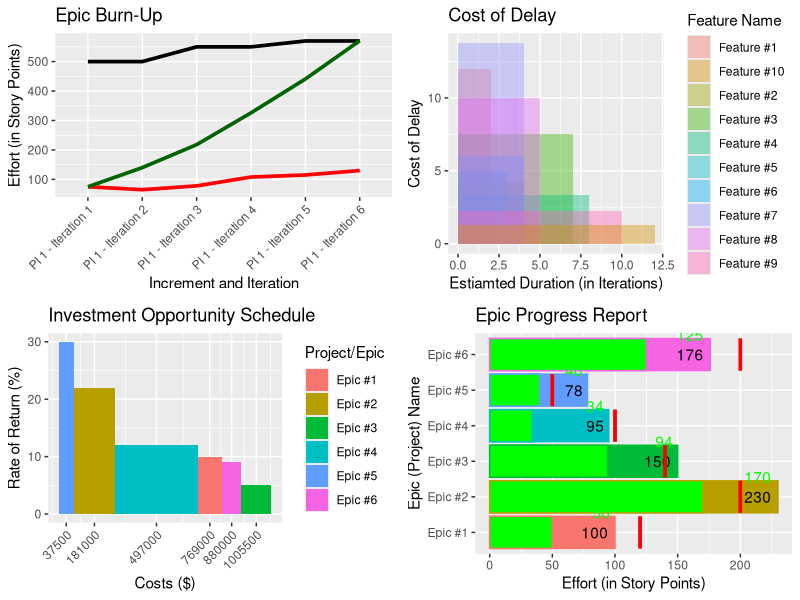

Generate this figure with R:
#Functions to produce visuals aiding in Portfolio Project Selection and Justification
install.packages("ggplot2")
install.packages("gridExtra")
library(ggplot2)
library(gridExtra)

#Epic Burn-Up Chart Visual
generateEpicBurnUp <- function(iterationName, initialEstimate, actualStoryPoints, cumulativeStoryPoints) {

    df <- data.frame(iterationName, initialEstimate, actualStoryPoints, cumulativeStoryPoints)

    ggplot(df, aes(x = iterationName, y = initialEstimate, group = 1)) +
      geom_line(aes(y = initialEstimate), lwd = 1.25) +
      ggtitle("Epic Burn-Up") +
      xlab("Increment and Iteration") +
      ylab("Effort (in Story Points)") +
      geom_line(aes(y = actualStoryPoints), col = "red", lwd = 1.25) +
      geom_line(aes(y = cumulativeStoryPoints), col = "darkgreen", lwd = 1.25) +
      theme(axis.text.x = element_text(angle = 45, hjust = 1))
}

#Epic Burn-Up Chart Visual Example
iterationName <- c("PI 1 - Iteration 1", "PI 1 - Iteration 2", "PI 1 - Iteration 3", "PI 1 - Iteration 4", "PI 1 - Iteration 5", "PI 1 - Iteration 6")
initialEstimate <- c(500, 500, 550, 550, 570, 570)
actualStoryPoints <- c(75, 65, 78, 108, 115, 130)
cumulativeStoryPoints <- cumsum(actualStoryPoints)
plot1 <- generateEpicBurnUp(iterationName, initialEstimate, actualStoryPoints, cumulativeStoryPoints)

#Weight Shortest Job First (WSJF) Visual
generateWsjf <- function(featureName, duration, cod) {

    weight <- cod / duration
    df <- data.frame(featureName, duration, cod, weight)
    df$loc <- df$duration / 2

    ggplot(df, aes(x = loc, y = cod, width = duration)) +
      geom_bar(aes(fill = featureName), stat = "identity", position = "identity", alpha = .4) +
      ggtitle("Cost of Delay") +
      guides(fill = guide_legend(title = "Feature Name")) +
      xlab("Estiamted Duration (in Iterations)") +
      ylab("Cost of Delay")
}

#WSJF Visual Example
featureName <- c("Feature #1", "Feature #2", "Feature #3", "Feature #4", "Feature #5", "Feature #6", "Feature #7", "Feature #8", "Feature #9", "Feature #10")
duration <- c(2, 4, 7, 8, 3, 4, 4, 5, 10, 12)
cod <- c(12.0, 4.25, 7.5, 3.333, 5.0, 6.0, 13.75, 10.0, 2.25, 1.25)
plot2 <- generateWsjf(featureName, duration, cod)

#Investment Opportunity Schedule (IOS)
generateIos <- function(projectName, projectReturnRate, projectCost) {

    projectReturnRate <- projectReturnRate * 100
    df <- data.frame(projectName, projectReturnRate, projectCost)
    df <- df[with(df, order(-projectReturnRate)),]
    df$loc <- cumsum(df$projectCost) - df$projectCost / 2

    ggplot(df, aes(x = loc, y = projectReturnRate, width = projectCost)) +
      geom_bar(aes(fill = projectName), stat = "identity") +
      scale_x_continuous(breaks = df$loc) +
      ggtitle("Investment Opportunity Schedule") +
      xlab("Costs ($)") +
      ylab("Rate of Return (%)") +
      guides(fill = guide_legend(title = "Project/Epic")) +
      theme(axis.text.x = element_text(angle = 45, hjust = 1))
}

#IOS Visual Example
projectName <- c("Epic #1", "Epic #2", "Epic #3", "Epic #4", "Epic #5", "Epic #6")
projectReturnRate <- c(.10, .22, .05, .12, .30, .09)
projectCost <- c(124000, 212000, 153000, 420000, 75000, 98000)
plot3 <- generateIos(projectName, projectReturnRate, projectCost)

#Epic Progress Bars
generateEpicProgress <- function(epicNames, startDates, targetDates, totalFeaturePoints, completedFeaturePoints, initialEstimates) {

    df <- data.frame(epicNames, startDates, targetDates, totalFeaturePoints, completedFeaturePoints, initialEstimates)
    df$percentComplete <- completedFeaturePoints / totalFeaturePoints
    df$remainingPoints <- totalFeaturePoints - completedFeaturePoints

    ggplot(df, aes(x = epicNames, y = totalFeaturePoints, color = epicNames)) +
      geom_bar(aes(y = totalFeaturePoints, fill = epicNames), stat = "identity") +
      geom_text(aes(label = totalFeaturePoints), col = "black", hjust = 1.25) +
      geom_bar(aes(y = completedFeaturePoints), fill = "green", stat = "identity") +
      geom_text(aes(label = completedFeaturePoints), col = "green", hjust = 1.25, vjust = -1.15) +
      geom_errorbar(aes(ymin = initialEstimates, ymax = initialEstimates), col = "red", lwd = 1.15) +
      coord_flip() +
      ggtitle("Epic Progress Report") +
      xlab("Epic (Project) Name") +
      ylab("Effort (in Story Points)") +
      theme(legend.position = "none")
}

#Epic Progres Bars Visual Example
epicNames <- c("Epic #1", "Epic #2", "Epic #3", "Epic #4", "Epic #5", "Epic #6")
totalFeaturePoints <- c(100, 230, 150, 95, 78, 176)
completedFeaturePoints <- c(50, 170, 94, 34, 40, 125)
initialEstimates <- c(120, 200, 140, 100, 50, 200)
startDates <- c("2018-02-22", "2018-02-22", "2018-04-22", "2018-06-22", "2018-08-22", "2018-09-22")
targetDates <- c("2018-03-22", "2018-05-22", "2018-07-22", "2018-09-22", "2018-11-22", "2018-12-22")
plot4 <- generateEpicProgress(epicNames, startDates, targetDates, totalFeaturePoints, completedFeaturePoints, initialEstimates)

grid.arrange(plot1, plot2, plot3, plot4, ncol = 2)